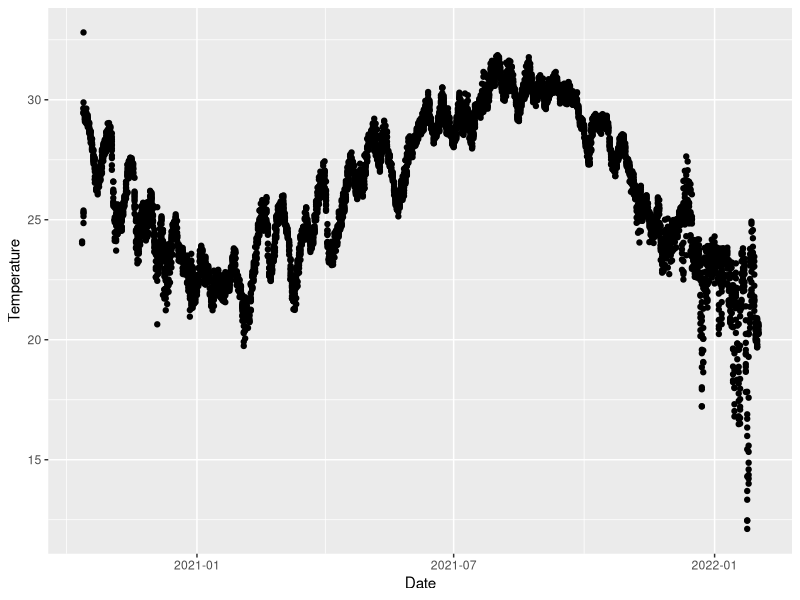
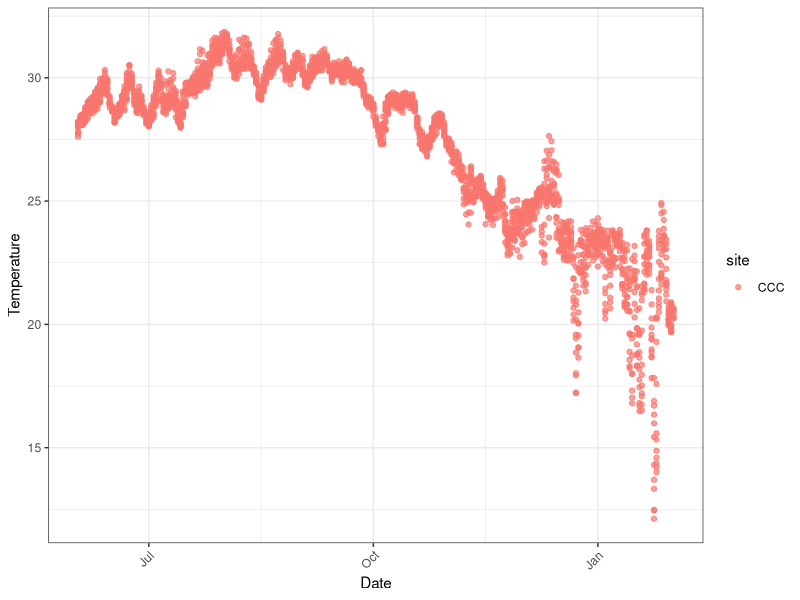
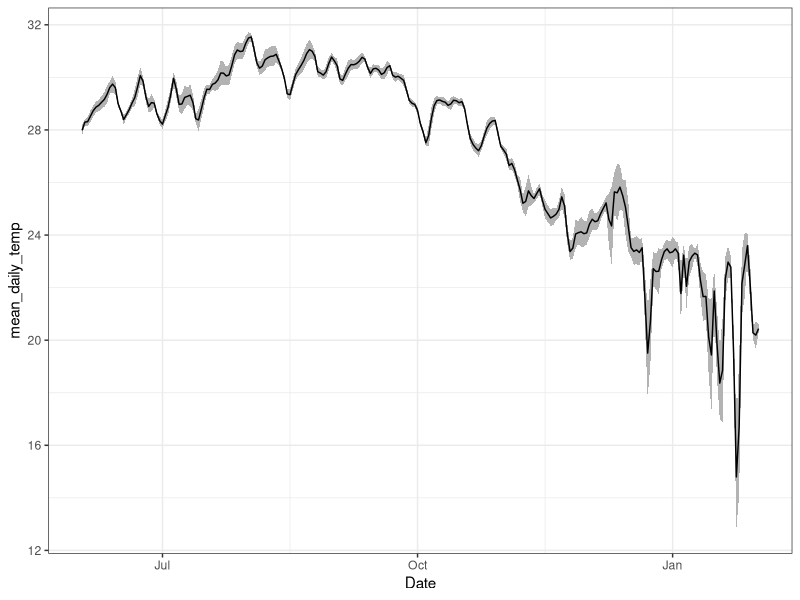
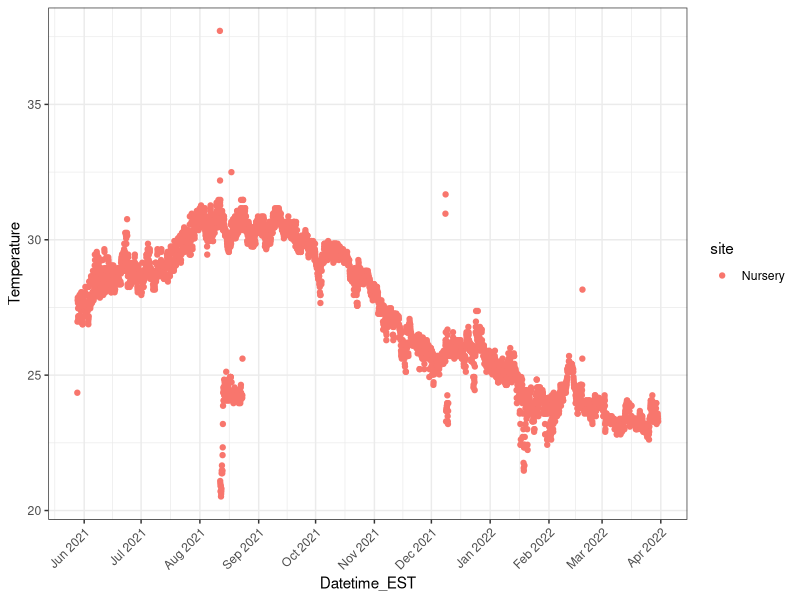
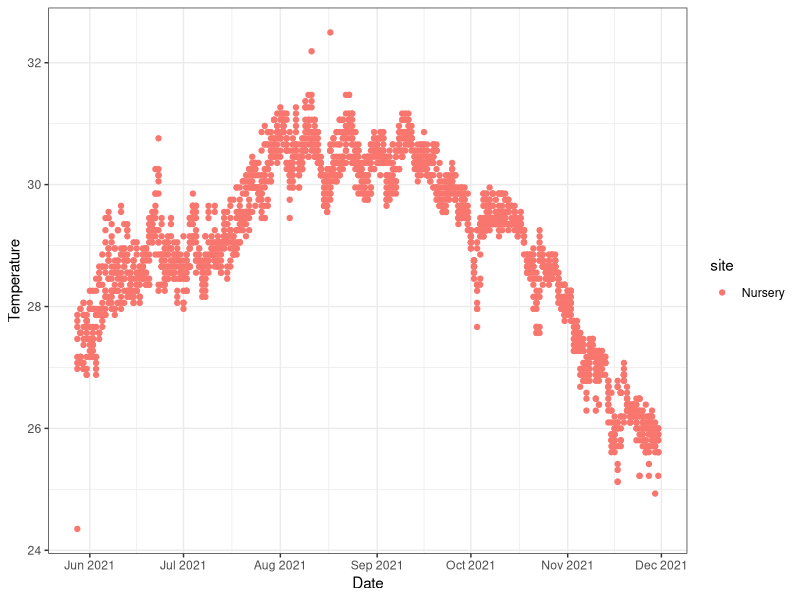
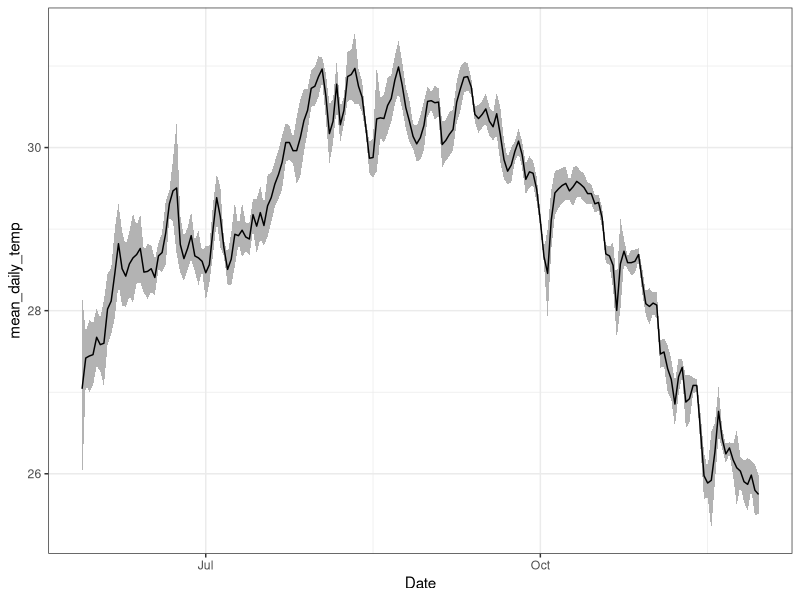
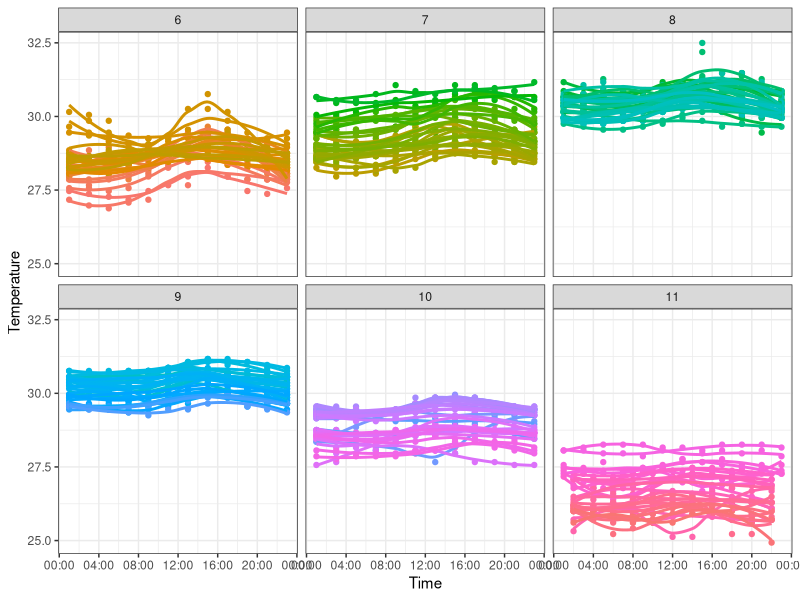
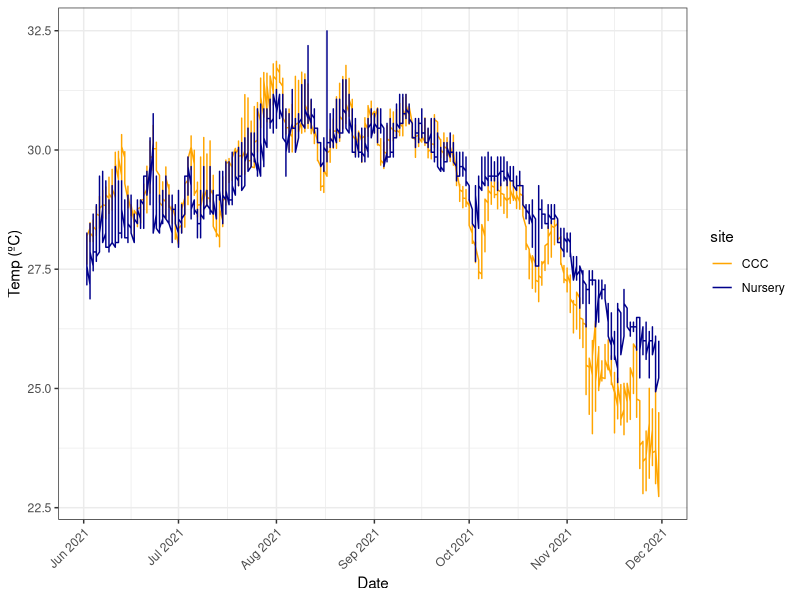

The R source for these figures, in order:
## ---- chunk 1
library(tidyverse)
library(readxl)
## ---- chunk 2
cures_frame_tilt_temp <- read_excel("raw_data/Oct2020_Jan2022_1901102_urban-2020-10_(0)_Temperature.xlsx", sheet = "1901102_urban-2020-10_(0)_Tempe")
#logged every 15 min

#edit cures frame time
cures_frame_tilt_temp$Datetime <- as.POSIXct(cures_frame_tilt_temp$Datetime, tz="UTC")
cures_frame_tilt_temp$Datetime_EST <- with_tz(cures_frame_tilt_temp$Datetime, "America/New_York")

# Filter the data to select time points at 2-hour intervals
cures_frame_tilt_temp <- cures_frame_tilt_temp %>%
  filter(minute(Datetime_EST) == 0 & (hour(Datetime_EST) %% 2 == 0))

cures_frame_tilt_temp %>% 
  mutate(site = "CCC") %>% 
  dplyr::select(!Date:Datetime) %>% 
  dplyr::rename(Temperature = `Temperature (C)`) -> cures_frame_tilt_temp

# split date and time into two columns
cures_frame_tilt_temp %>% 
  tidyr::separate(Datetime_EST, c("Date", "Time"), sep = "\\ ", remove = FALSE) %>% 
  mutate(Date = as.Date(Date), Time = hms(Time)) -> cures_frame_tilt_temp

max(cures_frame_tilt_temp$Datetime_EST) #"2022-02-01 12:00:00 EST"
min(cures_frame_tilt_temp$Datetime_EST) #"2020-10-12 20:00:00 EDT"
## ---- chunk 3
ggplot(cures_frame_tilt_temp, aes(x=Date, y=Temperature)) +
  geom_point()
## ---- chunk 4
cures_frame_tilt_temp %>% 
  filter(Date > "2021-06-01") -> CCC_temp_2021_06_01
## ---- chunk 5
ggplot(CCC_temp_2021_06_01, aes(x=Date, y=Temperature, color = site)) +
  geom_point(alpha = 0.7) +
  theme_bw() +
  theme(axis.text.x = element_text(angle = 45, hjust = 1))
## ---- chunk 6
CCC_temp_2021_06_01 %>% 
  group_by(Date) %>% 
  summarise(mean_daily_temp = mean(Temperature), sd_daily_temp = sd(Temperature), daily_range = (max(Temperature)-min(Temperature))) %>% 
  ggplot(., aes(x=Date, y=mean_daily_temp)) +
  geom_ribbon(aes(ymin = mean_daily_temp - sd_daily_temp, ymax = mean_daily_temp + sd_daily_temp), fill = "grey70") +
  geom_line() +
  theme_bw()
## ---- chunk 7
#HOBO logs every two hours
convertFtoC <- function(F) {
  C <- (F - 32) * 5/9
  return(C)
}

KB_05282021 <- read_csv("raw_data/KBNursery_2021_05_28.csv", skip = 1)
KB_05282021 %>% 
  mutate(Datetime_EST=with_tz(mdy_hms(`Date Time, GMT-04:00`, tz = "Etc/GMT+4"), tzone = "Etc/GMT+4")) %>% 
  mutate(Datetime_EST=with_tz(Datetime_EST, tzone = "America/New_York")) %>% 
  dplyr::rename(Temperature = `Temp, °C (LGR S/N: 21085862, SEN S/N: 21085862)`) %>% 
  dplyr::select(Temperature, Datetime_EST) %>% 
  mutate(Light = NA) -> KB_05282021

KB_08112021 <- read_csv("raw_data/KBNursery_2021_08_11.csv", skip = 1)
KB_08112021 %>% 
  mutate(Datetime_EST=with_tz(mdy_hm(`Date Time, GMT-04:00`, tz = "Etc/GMT+4"), tzone = "Etc/GMT+4")) %>% 
  mutate(Datetime_EST=with_tz(Datetime_EST, tzone = "America/New_York")) %>% 
  dplyr::rename(Temperature = `Temp, °C (LGR S/N: 20831178, SEN S/N: 20831178)`) %>% 
  dplyr::rename(Light = `Intensity, lum/ft² (LGR S/N: 20831178, SEN S/N: 20831178)`) %>% 
  dplyr::select(Temperature, Light, Datetime_EST) -> KB_08112021

KB_120821 <- read_csv("raw_data/KBNursery_2021_12_08.csv", skip = 1)
KB_120821%>% 
  mutate(Datetime_EST=with_tz(mdy_hm(`Date Time, GMT-05:00`, tz = "Etc/GMT+5"), tzone = "Etc/GMT+5")) %>% 
  mutate(Datetime_EST=with_tz(Datetime_EST, tzone = "America/New_York")) %>% 
  dplyr::rename(Temperature = `Temp, °C (LGR S/N: 21236769, SEN S/N: 21236769)`) %>% 
  dplyr::rename(Light = `Intensity, lum/ft² (LGR S/N: 21236769, SEN S/N: 21236769)`) %>% 
  dplyr::select(Temperature, Light, Datetime_EST) -> KB_120821

rbind(KB_05282021, KB_08112021, KB_120821) -> all_KB_data

all_KB_data %>% 
  mutate(site = "Nursery") -> all_KB_data

all_KB_data$Temperature <- as.numeric(all_KB_data$Temperature)
## ---- chunk 8
ggplot(all_KB_data, aes(x=Datetime_EST, y=Temperature, color = site)) +
  geom_point() +
  theme_bw() +
  scale_x_datetime(date_labels = "%b %Y",  # Customize the date format
                     date_breaks = "1 month") +
  theme(axis.text.x = element_text(angle = 45, hjust = 1)) 
## ---- chunk 9
all_KB_data %>% 
  filter(as.Date(Datetime_EST) < "2021-12-01") %>% 
  tidyr::separate(Datetime_EST, c("Date", "Time"), sep = "\\ ", remove = FALSE) %>% 
  mutate(Date = as.Date(Date), Time = hms(Time)) %>% 
  select(!Light) %>% 
  filter(Temperature < 35) %>% 
  mutate( #filtering out those weirdly low data points between Aug-Sept 2021
    keep_row = case_when(
      Date >= as.Date("2021-08-01") & Date <= as.Date("2021-09-02") & Temperature < 26 ~ FALSE,
      TRUE ~ TRUE
    )
  ) %>%
  filter(keep_row) %>%
  select(-keep_row)%>%  
  ggplot(., aes(x=Date, y=Temperature, color = site)) +
  geom_point() +
  theme_bw() +
  scale_x_date(date_labels = "%b %Y",  # Customize the date format
                     date_breaks = "1 month") 
## ---- chunk 10
tidy_KB_data <- all_KB_data %>% 
  filter(as.Date(Datetime_EST) < "2021-12-01") %>% 
  tidyr::separate(Datetime_EST, c("Date", "Time"), sep = "\\ ", remove = FALSE) %>% 
  mutate(Date = as.Date(Date), Time = hms(Time)) %>% 
  select(!Light) %>% 
  filter(Temperature < 35) %>% 
  mutate( #filtering out those weirdly low data points between Aug-Sept 2021
    keep_row = case_when(
      Date >= as.Date("2021-08-01") & Date <= as.Date("2021-09-02") & Temperature < 26 ~ FALSE,
      TRUE ~ TRUE
    )
  ) %>%
  filter(keep_row) %>%
  select(-keep_row)
## ---- chunk 11
tidy_KB_data %>% 
  group_by(Date) %>% 
  summarise(mean_daily_temp = mean(Temperature), sd_daily_temp = sd(Temperature), daily_range = (max(Temperature)-min(Temperature))) %>% 
  ggplot(., aes(x=Date, y=mean_daily_temp)) +
  geom_ribbon(aes(ymin = mean_daily_temp - sd_daily_temp, ymax = mean_daily_temp + sd_daily_temp), fill = "grey70") +
  geom_line() +
  theme_bw()
## ---- chunk 12
tidy_KB_data %>% 
  mutate(year = year(Date), month = month(Date), day = day(Date)) %>% 
  filter(Date > "2021-06-01") %>% 
  mutate(Date = as.factor(Date)) %>% 
  ggplot(., aes(x=Time, y=Temperature, color = Date)) +
  geom_point() +
  geom_smooth(se=F) +
  facet_wrap(~month) +
  scale_x_time(labels = scales::time_format("%H:%M")) +
  theme_bw() +
  theme(legend.position = "none")
## ---- chunk 13
tidy_KB_data %>% 
  full_join(., CCC_temp_2021_06_01) %>% 
  filter(Date < "2021-12-01" & Date > "2021-06-01") %>% 
  ggplot(., aes(x=Date, y=Temperature, color = site)) +
  geom_line() +
  theme_bw() +
  labs(x="Date", y = "Temp (ºC)") +
  scale_color_manual(values = c("CCC" = "orange", "Nursery" = "darkblue")) +
  scale_x_date(date_labels = "%b %Y",  # Customize the date format
                     date_breaks = "1 month") +
  theme(axis.text.x = element_text(angle = 45, hjust = 1)) +
  geom_vline(xintercept=as.POSIXct(as.Date("2021-06-23")))
#ggsave("CCCvsnursery_temp.png", width=10, height = 7)
## ---- chunk 14
tidy_KB_data %>% 
  full_join(., CCC_temp_2021_06_01) %>% 
  filter(Date < "2021-12-01" & Date > "2021-06-01") %>% 
  mutate(year = year(Date), month = month(Date), day = day(Date)) %>% 
  as.data.frame() %>% 
  write_csv(., "tidy_KB_CCC_data.csv")
